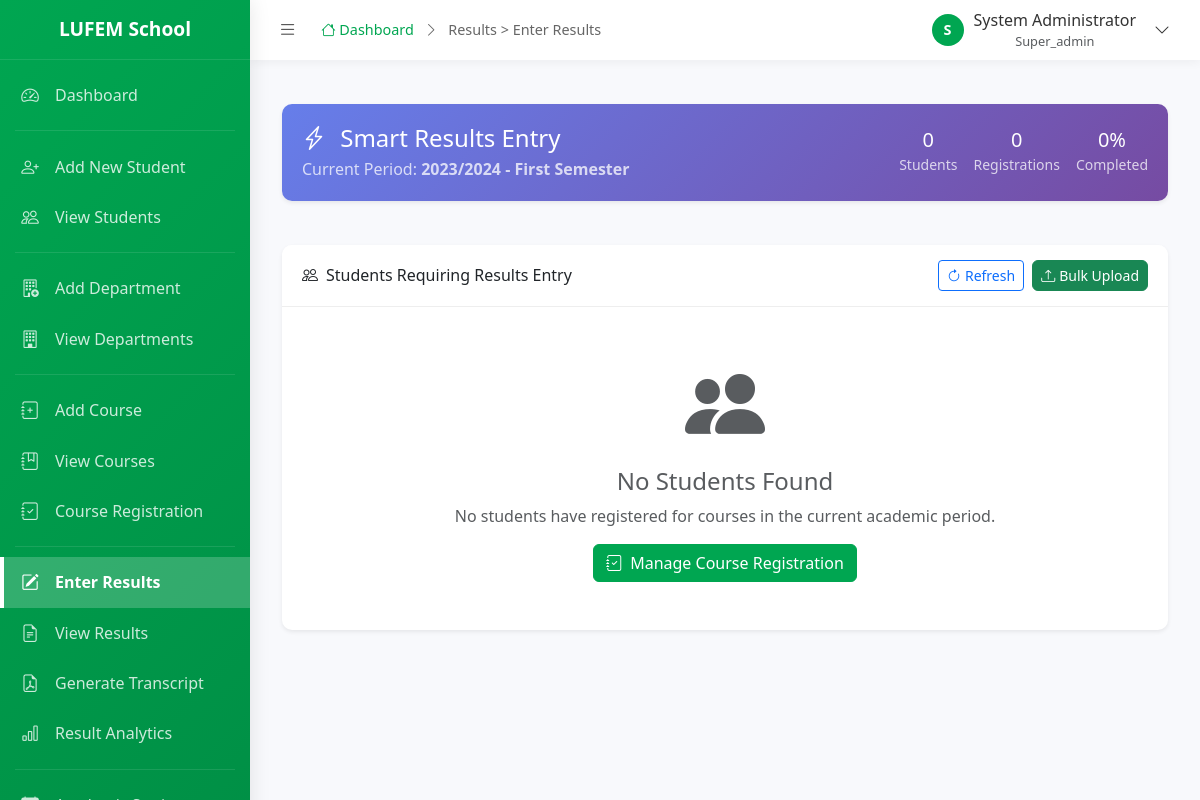
The page /admin/results/entry.php (signed in) on the database its author committed.
### tables this page shows
CREATE TABLE `institutions` (
  `institution_id` int(11) NOT NULL AUTO_INCREMENT,
  `institution_name` varchar(255) NOT NULL,
  `institution_code` varchar(20) NOT NULL,
  `address` text,
  `phone` varchar(20),
  `email` varchar(100),
  `website` varchar(100),
  `logo_path` varchar(255),
  `primary_color` varchar(7) DEFAULT '#00A651',
  `secondary_color` varchar(7) DEFAULT '#FFFFFF',
  `is_active` tinyint(1) DEFAULT 1,
  `created_at` timestamp NOT NULL DEFAULT CURRENT_TIMESTAMP,
  `updated_at` timestamp NOT NULL DEFAULT CURRENT_TIMESTAMP ON UPDATE CURRENT_TIMESTAMP,
  PRIMARY KEY (`institution_id`),
  UNIQUE KEY `institution_code` (`institution_code`)
);

CREATE TABLE `users` (
  `user_id` int(11) NOT NULL AUTO_INCREMENT,
  `institution_id` int(11) NOT NULL,
  `username` varchar(50) NOT NULL,
  `password` varchar(255) NOT NULL,
  `email` varchar(100),
  `full_name` varchar(255) NOT NULL,
  `role` enum('super_admin','admin','student') NOT NULL DEFAULT 'student',
  `is_active` tinyint(1) DEFAULT 1,
  `last_login` timestamp NULL DEFAULT NULL,
  `created_at` timestamp NOT NULL DEFAULT CURRENT_TIMESTAMP,
  `updated_at` timestamp NOT NULL DEFAULT CURRENT_TIMESTAMP ON UPDATE CURRENT_TIMESTAMP,
  PRIMARY KEY (`user_id`),
  UNIQUE KEY `username` (`username`),
  KEY `institution_id` (`institution_id`),
  FOREIGN KEY (`institution_id`) REFERENCES `institutions` (`institution_id`) ON DELETE CASCADE
);

CREATE TABLE `sessions` (
  `session_id` int(11) NOT NULL AUTO_INCREMENT,
  `institution_id` int(11) NOT NULL,
  `session_name` varchar(50) NOT NULL,
  `start_date` date NOT NULL,
  `end_date` date NOT NULL,
  `is_current` tinyint(1) DEFAULT 0,
  `is_active` tinyint(1) DEFAULT 1,
  `created_at` timestamp NOT NULL DEFAULT CURRENT_TIMESTAMP,
  PRIMARY KEY (`session_id`),
  KEY `institution_id` (`institution_id`),
  FOREIGN KEY (`institution_id`) REFERENCES `institutions` (`institution_id`) ON DELETE CASCADE
);

CREATE TABLE `semesters` (
  `semester_id` int(11) NOT NULL AUTO_INCREMENT,
  `institution_id` int(11) NOT NULL,
  `semester_name` varchar(50) NOT NULL,
  `semester_order` int(11) NOT NULL,
  `is_current` tinyint(1) DEFAULT 0,
  `is_active` tinyint(1) DEFAULT 1,
  `created_at` timestamp NOT NULL DEFAULT CURRENT_TIMESTAMP,
  PRIMARY KEY (`semester_id`),
  KEY `institution_id` (`institution_id`),
  FOREIGN KEY (`institution_id`) REFERENCES `institutions` (`institution_id`) ON DELETE CASCADE
);

### admin/results/entry.php (the view, shortened to what the rows shown need)
<?php
require_once '../../includes/functions.php';
$institution_id = get_institution_id();
$current_session = get_current_session($institution_id);
$current_semester = get_current_semester($institution_id);
include_once '../includes/header.php';
?>
<div class="container-fluid py-4">
    <div class="row mb-4">
        <div class="col-12">
            <div class="card border-0 shadow-sm bg-gradient" style="background: linear-gradient(135deg, #667eea 0%, #764ba2 100%);">
                <div class="card-body text-white">
                    <div class="d-flex justify-content-between align-items-center">
                        <div>
                            <p class="mb-0 opacity-75">
                                Current Period: <strong><?php echo htmlspecialchars($current_session['session_name'] . ' - ' . $current_semester['semester_name']); ?></strong>
                            </p>
                        </div>
                    </div>
                </div>
            </div>
        </div>
    </div>
</div>
<?php include_once '../includes/footer.php'; ?>

### admin/includes/header.php (shortened to what the rows shown need)
<?php
$user_id = get_user_id();
$db = new Database();
$db->query("SELECT * FROM users WHERE user_id = :user_id");
$db->bind(':user_id', $user_id);
$user = $db->single();
$institution_id = get_institution_id();
$db->query("SELECT * FROM institutions WHERE institution_id = :institution_id");
$db->bind(':institution_id', $institution_id);
$institution = $db->single();
?>
<!DOCTYPE html>
<html lang="en">
<head>
    <link href="https://cdn.jsdelivr.net/npm/bootstrap@5.3.3/dist/css/bootstrap.min.css" rel="stylesheet">
    <link href="https://cdn.jsdelivr.net/npm/bootstrap-icons@1.11.1/font/bootstrap-icons.css" rel="stylesheet">
</head>
<body>
    <div id="sidebar-wrapper">
        <div class="sidebar-heading">
            <span class="school-name"><?php echo $institution['institution_name'] ?? 'LUFEM School'; ?></span>
        </div>
    </div>
    <div id="page-content-wrapper">
        <div class="topbar">
            <div class="user-dropdown">
                <button class="user-dropdown-toggle" id="userDropdownToggle">
                    <div class="user-avatar">
                        <?php echo strtoupper(substr($user['full_name'], 0, 1)); ?>
                    </div>
                    <div class="user-info d-none d-md-block">
                        <div class="user-name"><?php echo $user['full_name']; ?></div>
                        <div class="user-role text-muted" style="font-size: 0.8rem;"><?php echo ucfirst($user['role']); ?></div>
                    </div>
                    <i class="bi bi-chevron-down ms-2"></i>
                </button>
            </div>
        </div>
        <div class="main-content">

### rows shown on the page
institutions: institution_name "LUFEM School"
users: full_name "S", full_name "System Administrator", role "Super_admin"
sessions: session_name.semester_name "2023/2024 - First Semester"

### other values the page prints
$breadcrumb "Results > Enter Results"
$total_students "0"
$total_registrations "0"
$completion_rate "0"
